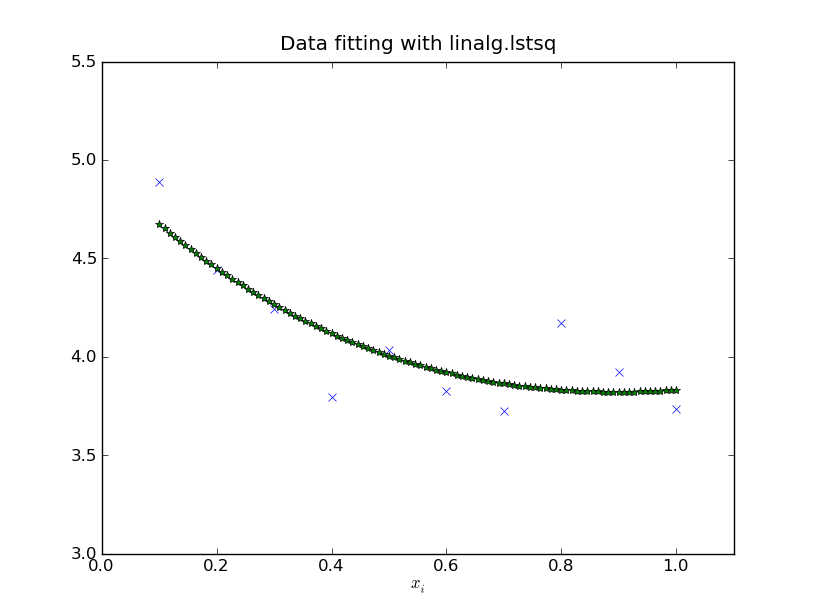

Source code (Python):
#!/usr/bin/env python
"""
xi, zi are experimental data
The functions to fit is : c1*exp(-x)+c2*x
it has two coefficient to fit
"""
from numpy import *
from scipy import linalg
import matplotlib.pyplot as plt

c1,c2= 5.0,2.0
i = r_[1:11]
xi = 0.1*i
yi = c1*exp(-xi)+c2*xi
zi = yi + 0.05*max(yi)*random.randn(len(yi))
print zi
"""
c_[exp(-x),x]
"""
A = c_[exp(-xi)[:,newaxis],xi[:,newaxis]]

print exp(-xi)[:,newaxis]
print exp(-xi)
print xi[:,newaxis]
print A
c,resid,rank,sigma = linalg.lstsq(A,zi)
print c,resid,sigma
xi2 = r_[0.1:1.0:100j]
yi2 = c[0]*exp(-xi2) + c[1]*xi2

plt.plot(xi,zi,'x',xi2,yi2,'*')
plt.axis([0,1.1,3.0,5.5])
plt.xlabel('$x_i$')
plt.title('Data fitting with linalg.lstsq')
plt.show()
